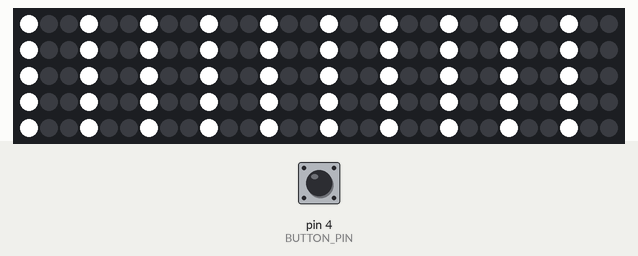
A sketch run on a simulated Arduino Uno, built with avr-gcc and run on an emulated ATmega328P. Shown: 150 RGB LEDs in strip order, left to right, continuing on the next row. The test bench sets the inputs (shaded band); at power-on: pin 4 (BUTTON_PIN) HIGH. Random numbers use the default seed unless the sketch sets one.

Above: at 1.2 s.
1.3 s: pin 4 (BUTTON_PIN) pulled LOW for 0.15 s
At 2.5 s:
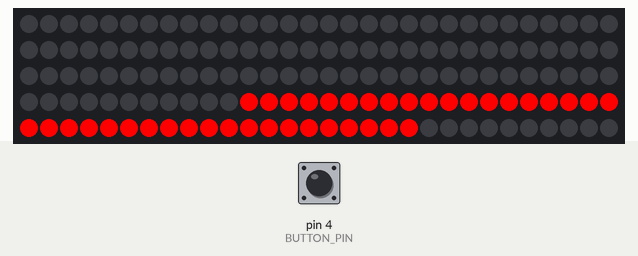
2.9 s: pin 4 (BUTTON_PIN) pulled LOW for 1 s
At 3.7 s:
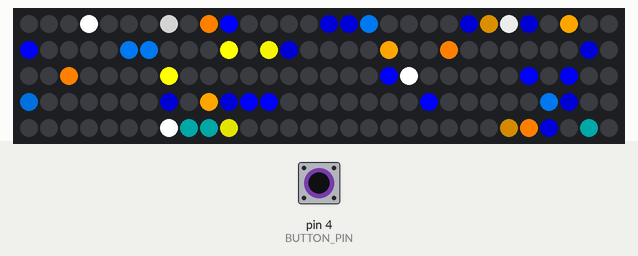
4.5 s: pin 4 (BUTTON_PIN) pulled LOW for 0.15 s
At 5.4 s:
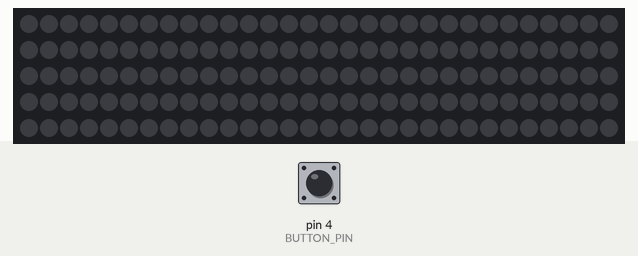
6.1 s: pin 4 (BUTTON_PIN) pulled LOW for 3.2 s
At 7.0 s:
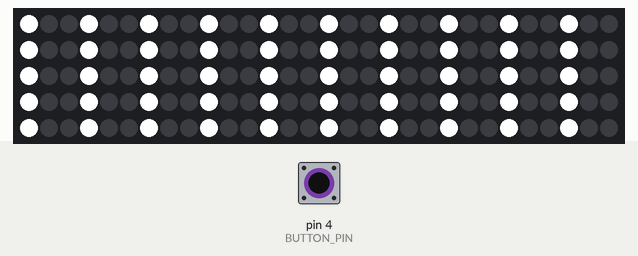
10.8 s: pin 4 (BUTTON_PIN) pulsed LOW 2 times (0.12 s each, 0.3 s apart)
At 11.9 s:
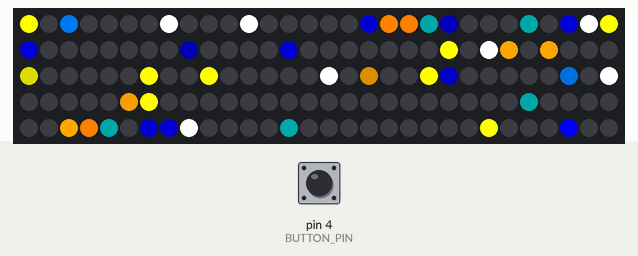
12.9 s: pin 4 (BUTTON_PIN) pulsed LOW 5 times (0.12 s each, 0.3 s apart)
At 14.01 s:
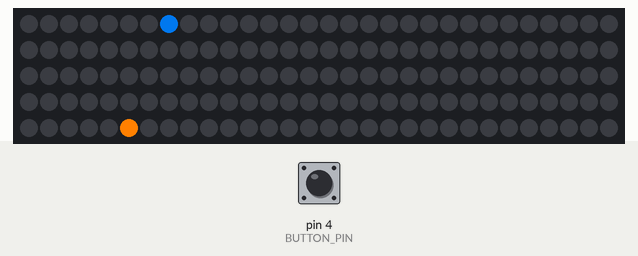
Timing chart, 0 to 15.9 s (numbered marks = the images above; inputs shaded):
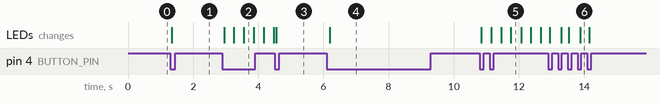

The sketch:

led_hello_world.ino
```cpp
#include <FastLED.h>
#include "Button.h"
#define NUM_LEDS 150
#define LED_PIN 5
#define BUTTON_PIN 4

Button button(BUTTON_PIN);

CRGB leds[NUM_LEDS];

int ledMode = 0;

int loopCountInMode = 0;

int ledIndex = 0;
int colorIndex = 0;
int tailLength = 24;

int numColors = 10;
int colors[16] = {CRGB::Red, CRGB::Brown, CRGB::Yellow, CRGB::Blue, CRGB::DarkBlue, CRGB::Amethyst, CRGB::Purple, CRGB::Green, CRGB::Orange, CRGB::White};

unsigned long twinkleArr[NUM_LEDS];
int twinklePhase[NUM_LEDS];
int fadeDelay[4] = {10, 15, 20, 25};

void setup() {
  Serial.begin(115200);

  FastLED.addLeds<WS2811, LED_PIN>(leds, NUM_LEDS);

  // Initialize the twinkle arrays
  initializeTwinkle();

  // Initialize the button
  pinMode(BUTTON_PIN, INPUT_PULLUP);
}

void loop() {
  if (button.update()) {
    ledMode++;
    loopCountInMode = 0;
    if (ledMode >= 4) {
      ledMode = 0;
    }
  }

  switch (ledMode) {
    case 0:
      if (loopCountInMode == 0) {
        ledModeWhite();
      }
      break;
    case 1:
      if (loopCountInMode == 0) {
        ledModeRead();
      }
      break;
    case 2:
      if (loopCountInMode == 0) {
        initializeTwinkle();
        turnOffAllLights();
      }
      ledModeTwinkle();
      break;
    default:
      if (loopCountInMode == 0) {
        turnOffAllLights();
      }
      ledModeChase();
      break;
  }

  // Don't really care about loopCountInMode when it gets big, and we want to avoid
  // it maxing out int
  if (loopCountInMode < 100) {
    loopCountInMode++;
  }
}

void ledModeWhite() {
  for (int i = 0; i < NUM_LEDS; i++) {
    if (i%3 == 0) {
      leds[i] = CRGB::White;
    } else {
      leds[i] = CRGB::Black;
    }
  }
  FastLED.show();
  delay(10);
}

void ledModeRead() {
  for (int i = 0; i < NUM_LEDS; i++) {
    if (i>100 && i < 140) {
      leds[i] = CRGB::Red;
    } else {
      leds[i] = CRGB::Black;
    }
  }
  FastLED.show();
  delay(10);
}

void ledModeTwinkle() {
  unsigned long now = millis();

  // Determine how many LEDs are currently twinkling
  int twinklingLightCount = countTwinklingLights();


  // Add another twinking light if necessary
  if (twinklingLightCount < 60) {
    int nextTwinkleIdx = getNextTwinkleIdx();
    leds[nextTwinkleIdx] = colors[random(numColors)];
    twinkleArr[nextTwinkleIdx] = now + 500;
    twinklePhase[nextTwinkleIdx] = 1;
  }

  FastLED.show();

  // Fade and/or turn off the LEDs as necessary
  for (int i = 0; i < NUM_LEDS; i++) {
    if (twinkleArr[i] > 0 && twinkleArr[i] < now) {
      if (twinklePhase[i] < 50) {
        // fade the LED
        leds[i].nscale8_video(222);
        twinklePhase[i] = twinklePhase[i] + 1;
        twinkleArr[i] = now + fadeDelay[random(3)];
      } else {
        // done fading.  Turn off the LED and reset twinkleArr & twinklePhase
        leds[i] = CRGB::Black;
        twinkleArr[i] = 0;
        twinklePhase[i] = 0;
      }
    }
  }

  FastLED.show();
  delay(1);
}

int countTwinklingLights() {
  int count = 0;
  for (int i = 0; i < NUM_LEDS; i++) {
    if (twinklePhase[i] > 0) {
      count++;
    }
  }
  return count;
}

int getNextTwinkleIdx() {
  int nextTwinkleIdx = random(NUM_LEDS);
  for(int i = nextTwinkleIdx; i < NUM_LEDS; i++) {
    if (twinkleArr[nextTwinkleIdx] == 0) {
      break;
    } else {
      nextTwinkleIdx++;
      if (nextTwinkleIdx >= NUM_LEDS) {
        nextTwinkleIdx = 0;
      }
    }
  }
  return nextTwinkleIdx;
}

void ledModeChase() {
  for (int i = 0; i < tailLength; i++) {
    int tailIndex = ledIndex - i;
    if (tailIndex < 0) {
      tailIndex = NUM_LEDS + tailIndex;
    }
    if (i > 8) {
      leds[tailIndex].nscale8_video(192);
    }
  }

  int offIndex = ledIndex - (tailLength + 1);
  if (offIndex < 0) {
    offIndex = NUM_LEDS + offIndex;
  }
  leds[offIndex] = CRGB::Black;


  leds[ledIndex] = colors[colorIndex];

  FastLED.show();

  ledIndex = ledIndex + 1;
  if (ledIndex > NUM_LEDS - 1) {
    ledIndex = 0;
    colorIndex = colorIndex + 1;
    if (colorIndex >= numColors) {
      colorIndex = 0;
    }
  }

  delay(50);
}

void initializeTwinkle() {
  for (int i = 0; i < NUM_LEDS; i++) {
    twinkleArr[i] = 0;
    twinklePhase[i] = 0;
  }
}

void turnOffAllLights() {
  for (int i = 0; i < NUM_LEDS; i++) {
    leds[i] = CRGB::Black;
  }
  FastLED.show();
}
```

Button.cpp
```cpp
#include "Button.h"

Button::Button(byte pin) {
  this->pin = pin;
  lastReading = HIGH;
  init();
}

void Button::init() {
  pinMode(pin, INPUT_PULLUP);
  update();
}


// Return true if button is updated and button is released
bool Button::update() {
  bool returnValue = false;
  byte newReading = digitalRead(pin);

  if (newReading != lastReading) {
    lastDebounceTime = millis();
  }

  // Update the 'state' attribute only if debounceDelay is exceeded
  if (millis() - lastDebounceTime > debounceDelay) {
    if (newReading != state) {
      if (newReading == LOW) {
        returnValue = true;
      }
    }

    state = newReading;
  }

  lastReading = newReading;
  return returnValue;
}

byte Button::getState() {
  update();
  return state;
}
```

Button.h
```cpp
#ifndef MY_BUTTON_H
#define MY_BUTTON_H

#include <Arduino.h>

class Button {

  private:
    byte pin;
    byte state;
    byte lastReading;
    unsigned long lastDebounceTime = 0;
    unsigned long debounceDelay = 30;

  public:
    Button(byte pin);

    void init();
    bool update();
    byte getState();
};

#endif
```

Measured:
- after the input at 1.3 s, the LEDs: change at once (image 1)
- after the input at 2.9 s, the LEDs: first change after 0.05 s (image 2 shows a later state)
- after the input at 6.1 s, the LEDs: change after 0.09 s (image 4)
- after the input at 10.8 s, the LEDs: first change at once (image 5 shows a later state)
